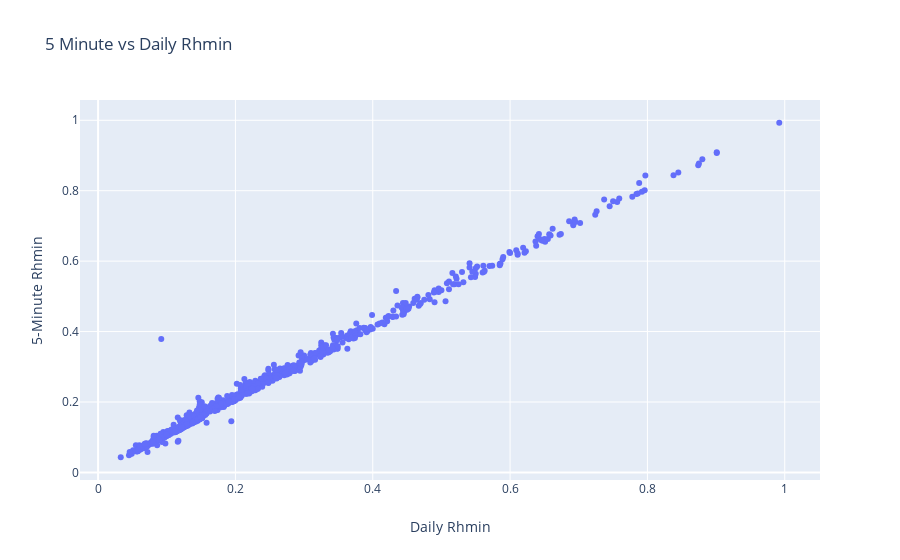

Notebook cell for this chart:
### Code cell
min_fig = go.Figure(data=[go.Scatter(
    x=df.rhmin,y=df.rh_min,text=df.date,mode='markers',name='rhmin')],
                   layout=go.Layout(title=go.layout.Title(text='5 Minute vs Daily Rhmin'),
                                   xaxis=go.layout.XAxis(title=go.layout.xaxis.Title(text='Daily Rhmin')),
                                   yaxis=go.layout.YAxis(title=go.layout.yaxis.Title(text='5-Minute Rhmin'))))
min_fig.show()

### Figure 1 — Plotly figure (JSON) as saved in the notebook; plotly's stock layout.template omitted (floating-point values rounded to 4 significant figures; data arrays with more than 128 entries replaced by an {"elided": "..."} marker saying what was removed)
{"data": [{"mode": "markers", "name": "rhmin", "text": {"elided": "749 str values"}, "type": "scatter", "x": {"elided": "749 float values"}, "y": {"elided": "749 float values"}}], "layout": {"title": {"text": "5 Minute vs Daily Rhmin"}, "xaxis": {"title": {"text": "Daily Rhmin"}}, "yaxis": {"title": {"text": "5-Minute Rhmin"}}}}
